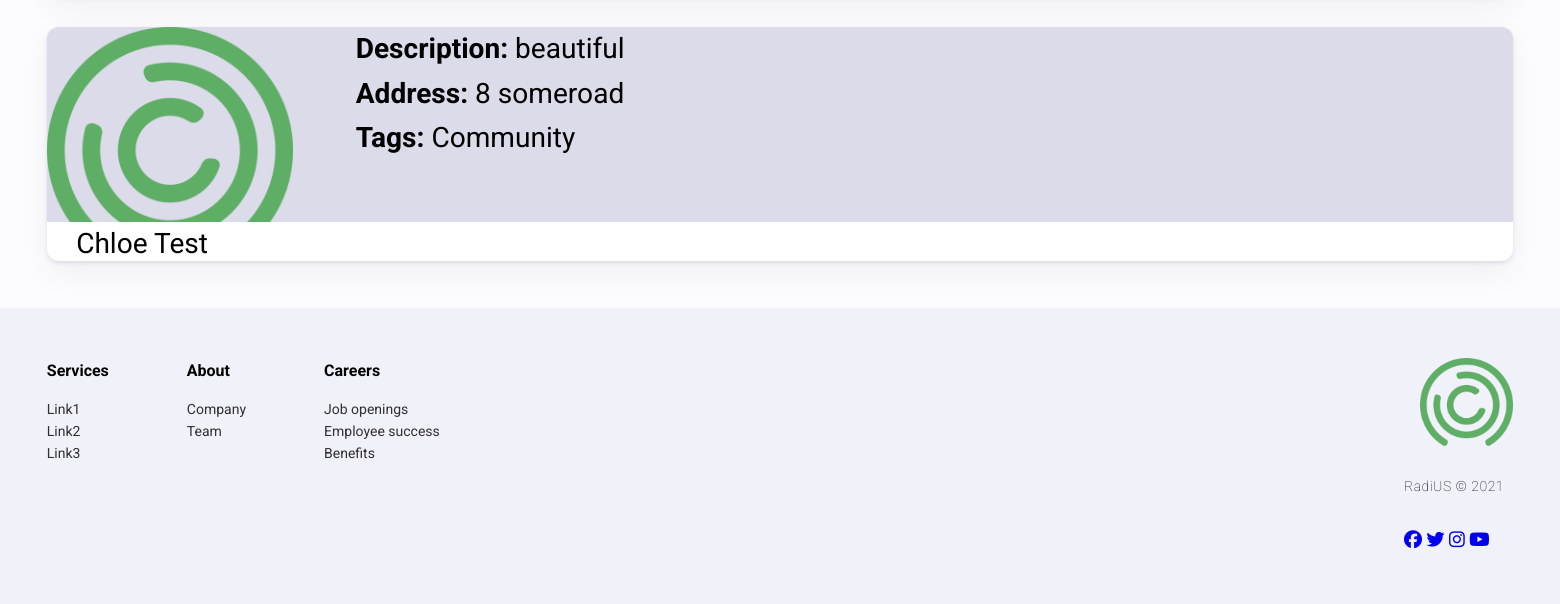
Page /history (lower part) on the earlier database version.
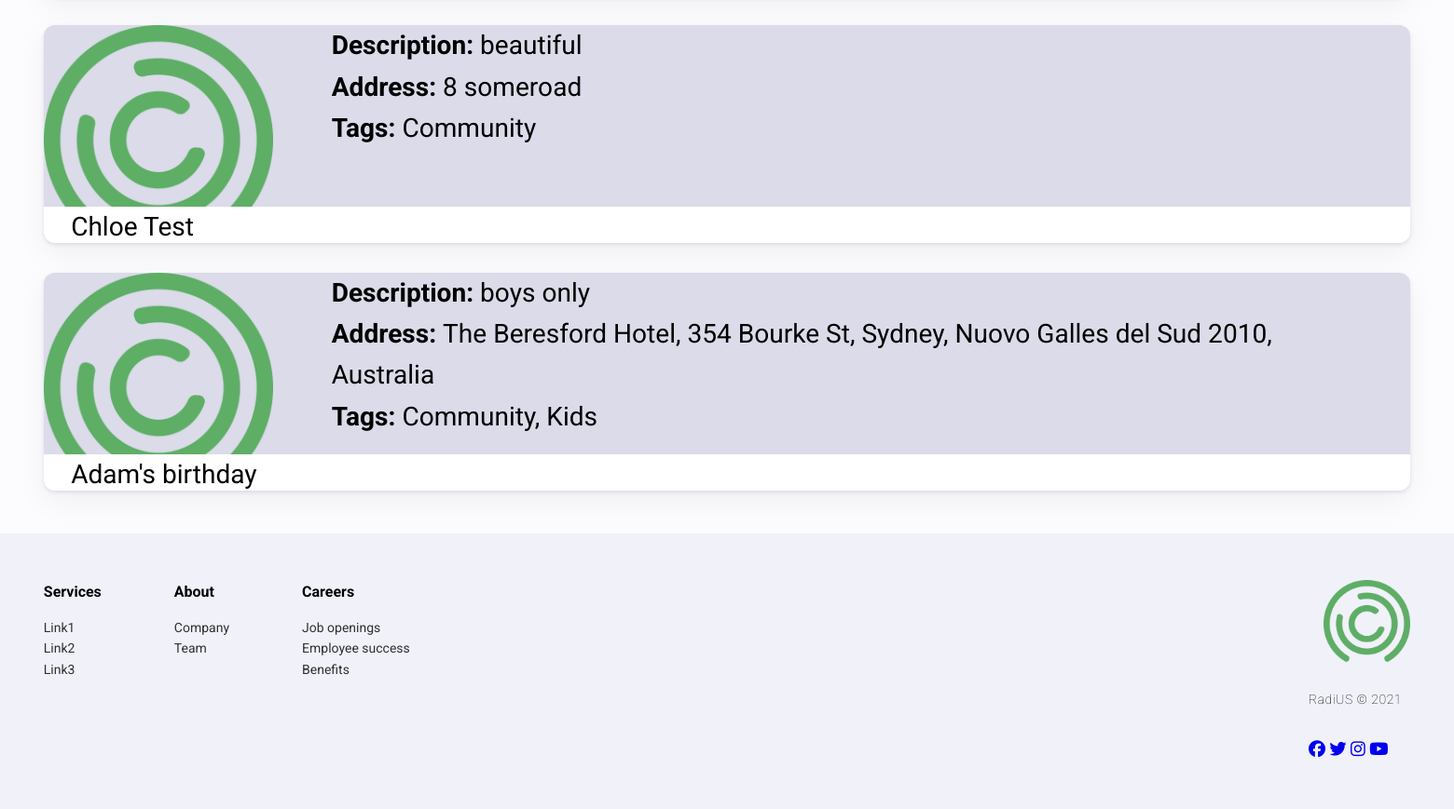
Same page on the later database version.
### radius/models.py (models this page shows, shortened)
class Activity(models.Model):
    name = models.CharField(max_length=200, help_text='Activity Name')
    description = models.TextField(help_text='Activity Description')
    address = models.CharField(max_length=200, help_text='Activity Address')
    tags = models.ManyToManyField(ActivityTags, help_text='Select Tags')
    id = models.UUIDField(primary_key=True, default=uuid.uuid4,
                          help_text='Activity Key')
    datetime = models.DateTimeField(default=datetime.datetime.now())
    longitude = models.FloatField(default=151.7420)
    latitude = models.FloatField(default=-33.871846)
    image = models.ImageField(upload_to='images/', default='noimage.jpg')

class ActivityTags(models.Model):
    name = models.CharField(max_length=200, help_text='Enter a Tag (e.g. Community')
    def __str__(self):
        return self.name

### radius/views.py (the view)
# urls.py: path('history', views.history),
def history(request):
    activities = Activity.objects.all()
    return render(request, 'history.html', {'activities' :activities})

### radius/templates/history.html (shortened to what this page needs)
{% extends 'base.html' %}
{% load static %}
{% block content %}
<main>
{% include 'partials/activitycard-ext.html' %}
</main>
{% include 'partials/footer.html' %}
{% endblock %}

### radius/templates/partials/activitycard-ext.html
{% load static %}
{% if activities %}
        <div class="fav_activityList">
                {% for activity in activities %}
                        <div class="fav_activity_container">
                                <div class="fav_img"><img src="static/img/logo_icon.png" alt="{{ activity.name }}"></div>
                                <div class="fav_description">
                                        <b>Description: </b>{{ activity.description }}<br>
                                        <b>Address: </b>{{ activity.address }}<br>
                                        <b>Tags: </b>{{ activity.tags.all|join:", " }}<br>
                                </div>
                                <div class="fav_activity_title">{{ activity.name }}</div>
                        </div>
                {% endfor %}
{% endif %}
        </div>

Differences in the rows shown:
added Activity: description "boys only", address "The Beresford Hotel, 354 Bourke St, Sydney, Nuovo Galles del Sud 2010, Australia", tags.all "Community, Kids", name "Adam's birthday"
